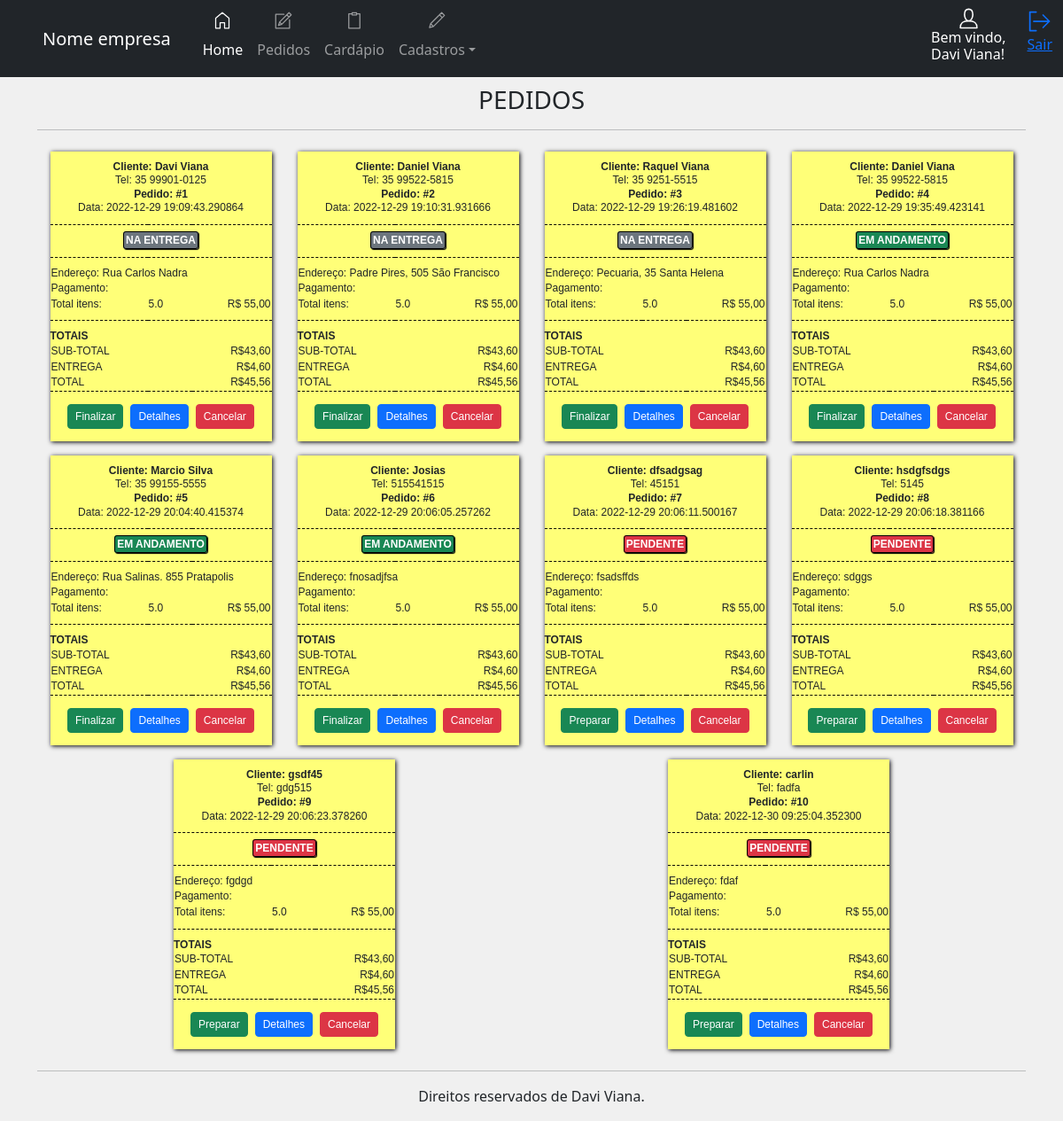
Page /painel/pedidos (signed in) on the committed database.
### app/__init__.py (models this page shows, shortened)
class users(UserMixin, db.Model):
    id = db.Column(db.Integer, primary_key=True, autoincrement=True)
    user = db.Column(db.String(10))
    name = db.Column(db.String(50))
    email = db.Column(db.String(100))
    password = db.Column(db.String(200))
    dt_create = db.Column(db.DATETIME)
    situation = db.Column(db.String(50))

class pedidos(UserMixin, db.Model):
    id = db.Column(db.Integer, primary_key=True, autoincrement=True)
    name_client = db.Column(db.String(100))
    items = db.Column(db.String(100))
    address = db.Column(db.String(100))
    tel = db.Column(db.String(200))
    order_time = db.Column(db.DATETIME)
    situation = db.Column(db.String(50))

### app/panel.py (the view)
@bp.route('/pedidos', methods=['POST', 'GET'])
@login_required
def pedidos_():
    if request.method == 'POST':
        pass
    name_company = "Nome empresa"
    date = datetime.now().strftime('%d/%m/%Y')
    user = current_user.name
    all_pedidos = pedidos.query.filter(pedidos.situation != 'FINALIZADO').all()
    return render_template('panel/pedidos.html', name_company=name_company, date=date, user=user, all_pedidos=all_pedidos)

### app/__init__.py (called while the page is built)
@login_manager.user_loader
def get(user):
    return users.query.get(user)

### app/templates/panel/pedidos.html
{% extends 'panel/home.html' %}
{% block panel %}
<br>
<h3 style="text-align: center;">PEDIDOS</h3>
<hr>
<div class="d-flex justify-content-around flex-wrap">
    {% for pedido in all_pedidos %}
    <table class="printer-ticket m-2">
        <thead>
            <tr>
                <th colspan="3">
                    <b>Cliente: {{ pedido.name_client }}</b> <br>
                    Tel: {{ pedido.tel }} <br>
                    <b>Pedido: #{{ pedido.id }}</b> <br>
                    Data: {{ pedido.order_time }}
                </th>
            </tr>
            <tr>
                <th class="ttu" colspan="3">
                    {% if pedido.situation == 'PENDENTE' %}
                    <b class="situacao bg-danger">PENDENTE</b>
                    {% elif pedido.situation == 'EM ANDAMENTO' %}
                    <b class="situacao bg-success">EM ANDAMENTO</b>
                    {% elif pedido.situation == 'NA ENTREGA' %}
                    <b class="situacao bg-secondary">NA ENTREGA</b>
                    {% endif %}
                </th>
            </tr>
        </thead>
        <tbody>
            <tr class="top">
                <td colspan="3">Endereço: {{ pedido.address }}</td>
            </tr>
            <tr>
                <td colspan="3">Pagamento:</td>
            </tr>
            <tr>
                <td>Total itens:</td>
                <td>5.0</td>
                <td>R$ 55,00</td>
            </tr>
        </tbody>
        <tfoot>
            <tr class="sup ttu p--0">
                <td colspan="3">
                    <b>Totais</b>
                </td>
            </tr>
            <tr class="ttu">
                <td colspan="2">Sub-total</td>
                <td align="right">R$43,60</td>
            </tr>
            <tr class="ttu">
                <td colspan="2">Entrega</td>
                <td align="right">R$4,60</td>
            </tr>
            <tr class="ttu">
                <td colspan="2">Total</td>
                <td align="right">R$45,56</td>
            </tr>
            <tr class="sup">
                <td colspan="3" align="center">
                    <div class="d-flex justify-content-center">
                        {% if pedido.situation == 'PENDENTE' %}
                        <a href="#" class="btn btn-success btn-sm m-1">Preparar</a>
                        {% elif pedido.situation == 'EM ANDAMENTO' %}
                        <a href="#" class="btn btn-success btn-sm m-1">Finalizar</a>
                        {% elif pedido.situation == 'NA ENTREGA' %}
                        <a href="#" class="btn btn-success btn-sm m-1">Finalizar</a>
                        {% endif %}
                        <button type="button" class="btn btn-primary btn-sm m-1" data-bs-toggle="modal"
                            data-bs-target="#{{ pedido.id }}">Detalhes</button>
                        <a href="#" class="btn btn-danger btn-sm m-1">Cancelar</a>
                    </div>
                </td>
            </tr>
        </tfoot>
    </table>
    {% endfor %}
</div>
{% endblock %}

### app/templates/panel/home.html (shortened to what this page needs)
{% extends 'layout.html' %}
{% block content %}
<header>
    <nav class="navbar navbar-expand-lg navbar-dark bg-dark fixed-top">
        <a class="navbar-brand ps-5 text-align-center">{{ name_company }}</a>
        <div class="container">
            <div class="collapse navbar-collapse" id="navbarSupportedContent">
                <ul class="navbar-nav me-auto">
                    <li class="nav-item">
                        <a class="nav-link active " aria-current="page" href="{{url_for('panel.home')}}"><svg
                                id="i-home" xmlns="http://www.w3.org/2000/svg" viewBox="0 0 32 32" width="40"
                                height="20" fill="none" stroke="currentcolor" stroke-linecap="round"
                                stroke-linejoin="round" stroke-width="2"
                                class="position-relative top-0 start-50 translate-middle">
                                <path d="M12 20 L12 30 4 30 4 12 16 2 28 12 28 30 20 30 20 20 Z" />
                            </svg> <br>Home</a>
                    </li>
                    <li class="nav-item">
                        <a class="nav-link" href="{{url_for('panel.pedidos_')}}">  <br>Pedidos</a>
                    </li>
                    <li class="nav-item">
                        <a class="nav-link" href="{{url_for('panel.cardapio')}}">  <br>Cardápio</a>
                    </li>
                    <li class="nav-item dropdown">
                        <a class="nav-link dropdown-toggle" href="#" id="navbarDropdown" role="button"
                            data-bs-toggle="dropdown" aria-expanded="false">  <br>Cadastros</a>
                    </li>
                </ul>
                <div class="d-flex flex-column align-items-center text-bg-dark me-4">
                    <h6>Bem vindo,<br> {{user}}!</h6>
                </div>
                <a href="/auth/logout" role="button" title="Sair"><svg id="i-signout" xmlns="http://www.w3.org/2000/svg"
                        viewBox="0 0 32 32" width="28" height="28" fill="none" stroke="currentcolor"
                        stroke-linecap="round" stroke-linejoin="round" stroke-width="2">
                        <path d="M28 16 L8 16 M20 8 L28 16 20 24 M11 28 L3 28 3 4 11 4" />
                    </svg>
                    <p>Sair</p>
                </a>
            </div>
    </nav>
</header>
<main class="container pt-5 mt-4">
    {% block panel %}{% endblock %}
    <hr>
</main>
<footer class="container pb-3" style="text-align: center;">
    Direitos reservados de Davi Viana.
</footer>
{% endblock %}

### app/static/css/style.css (style rules this page uses)
.ttu { text-transform: uppercase; }
.ttu .situacao { color: rgb(255, 255, 255); padding: 2px; border: 1px solid rgb(0, 0, 0); border-radius: 3px; box-shadow: 1px 1px 1px rgb(0, 0, 0); }
.printer-ticket { padding: 5px; margin-left: auto; margin-right: auto; background: rgb(255, 255, 120); box-shadow: 1px 1px 5px rgba(0, 0, 0); display: table !important; width: 100%; max-width: 250px; font-weight: light; line-height: 1.3em; }
.printer-ticket, .printer-ticket * { font-family: Tahoma, Geneva, sans-serif; font-size: 12px; }
.printer-ticket th:nth-child(2), .printer-ticket td:nth-child(2) { width: 50px; }
.printer-ticket th:nth-child(3), .printer-ticket td:nth-child(3) { width: 90px; text-align: right; }
.printer-ticket th { font-weight: inherit; padding: 10px 0; text-align: center; border-bottom: 1px dashed rgb(0, 0, 0); }
.printer-ticket tbody tr:last-child td { padding-bottom: 10px; }
.printer-ticket tfoot .sup td { padding: 10px 0; border-top: 1px dashed rgb(0, 0, 0); }
.printer-ticket tfoot .sup.p--0 td { padding-bottom: 0; }
.printer-ticket .top td { padding-top: 10px; }

### rows in the picture
users: name "Davi Viana"
pedidos: name_client "Davi Viana", tel "35 99901-0125", id "1", order_time "2022-12-29 19:09:43.290864", situation "NA ENTREGA", address "Rua Carlos Nadra"
pedidos: name_client "Daniel Viana", tel "35 99522-5815", id "2", order_time "2022-12-29 19:10:31.931666", situation "NA ENTREGA", address "Padre Pires, 505 São Francisco"
pedidos: name_client "Raquel Viana", tel "35 9251-5515", id "3", order_time "2022-12-29 19:26:19.481602", situation "NA ENTREGA", address "Pecuaria, 35 Santa Helena"
pedidos: name_client "Daniel Viana", tel "35 99522-5815", id "4", order_time "2022-12-29 19:35:49.423141", situation "EM ANDAMENTO", address "Rua Carlos Nadra"
pedidos: name_client "Marcio Silva", tel "35 99155-5555", id "5", order_time "2022-12-29 20:04:40.415374", situation "EM ANDAMENTO", address "Rua Salinas. 855 Pratapolis"
pedidos: name_client "Josias", tel "515541515", id "6", order_time "2022-12-29 20:06:05.257262", situation "EM ANDAMENTO", address "fnosadjfsa"
pedidos: name_client "dfsadgsag", tel "45151", id "7", order_time "2022-12-29 20:06:11.500167", situation "PENDENTE", address "fsadsffds"
pedidos: name_client "hsdgfsdgs", tel "5145", id "8", order_time "2022-12-29 20:06:18.381166", situation "PENDENTE", address "sdggs"
pedidos: name_client "gsdf45", tel "gdg515", id "9", order_time "2022-12-29 20:06:23.378260", situation "PENDENTE", address "fgdgd"
pedidos: name_client "carlin", tel "fadfa", id "10", order_time "2022-12-30 09:25:04.352300", situation "PENDENTE", address "fdaf"

### other values in the picture
{{ name_company }} "Nome empresa"
